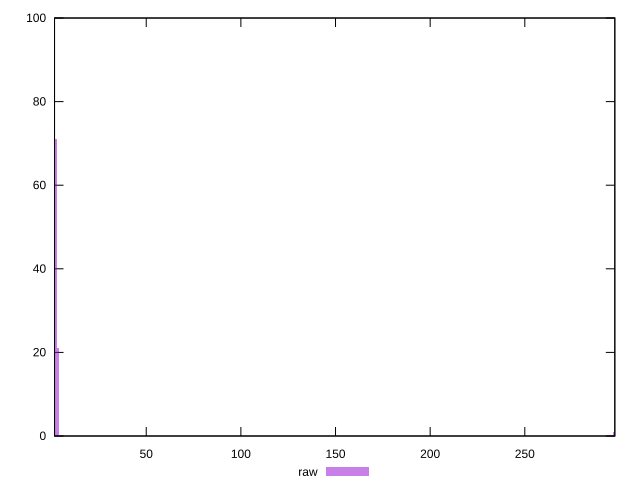

Source code (gnuplot):
reset

$raw <<EOF
297.3898221046499 1
3.392279339596767 21
2.261519559731178 71
1.130759779865589 7
EOF

set key outside below
set boxwidth 1.130759779865589
set xrange [1.553:297.554]
set yrange [0:100]
set trange [0:100]
set style fill transparent solid 0.5 noborder
set terminal svg size 640, 490 enhanced background rgb 'white'
set output "reports/report_00032_2021-02-25T10-28-15.087Z/server-response-time/samples/agenda/raw/histogram.svg"

plot $raw title "raw" with boxes

reset
